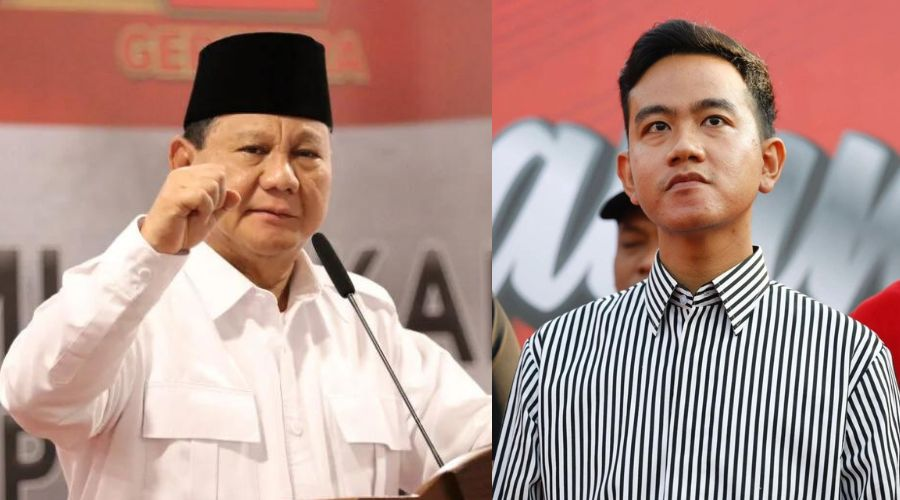
#> input picture 02.jpg, 900 x 500 px
$ python pendeteksi_wajah.py
#> lines starting #> are read from the running program, lines starting #| are printed output that depends on the picture; after the words box and inside, x2 and y2 are one past the last pixel; in counts of white or black regions, pixels touching at a corner belong together
import cv2

img = cv2.imread('02.jpg')
#> img is the input picture: shape (500, 900, 3); mean B, G, R 137.6, 144.6, 176.3

face = cv2.CascadeClassifier('face-detect.xml')

gray = cv2.cvtColor(img, cv2.COLOR_BGR2GRAY)
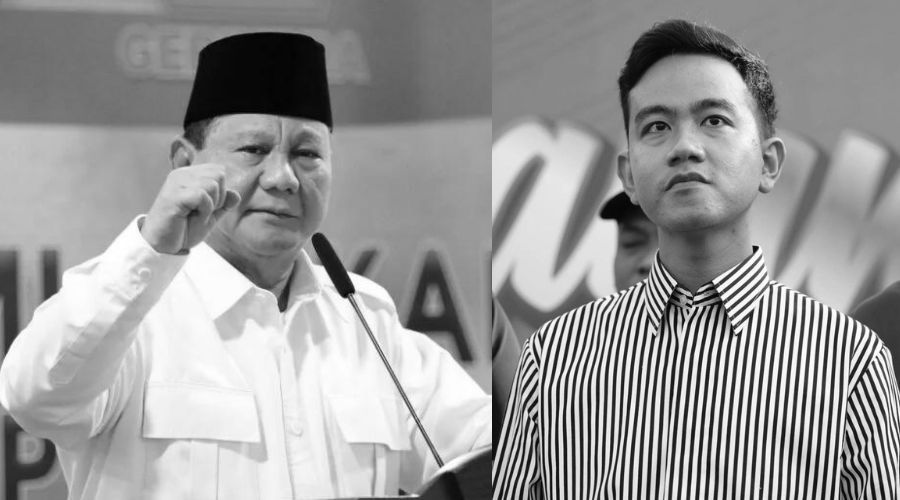
#> gray: shape (500, 900); min 0, max 255, mean 153.3

wajah = face.detectMultiScale(gray, 1.3, 5)
#> wajah = [[605, 57, 160, 160], [200, 91, 157, 157]]
for (x,y,w,h) in wajah:
    cv2.rectangle(img, (x,y), (x+w, y+h), (0,255,0), 2)

    cv_warna = img[y:y+h, x:x+w]
    cv_gray = gray[y:y+h, x:x+w]
#> this loop made 2 passes
#> pass 1, `cv_warna = img[y:y+h, x:x+w]`:
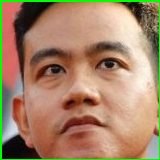
#> cv_warna: shape (160, 160, 3); mean B, G, R 103.2, 132.4, 165.4
#> pass 1, `cv_gray = gray[y:y+h, x:x+w]`:
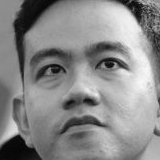
#> cv_gray: shape (160, 160); min 3, max 248, mean 137.4
#> pass 2, `cv_warna = img[y:y+h, x:x+w]`:
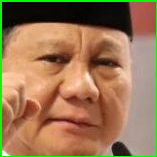
#> cv_warna: shape (157, 157, 3); mean B, G, R 84.1, 118.6, 153.9
#> pass 2, `cv_gray = gray[y:y+h, x:x+w]`:
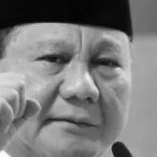
#> cv_gray: shape (157, 157); min 1, max 253, mean 123
#> after the loop:
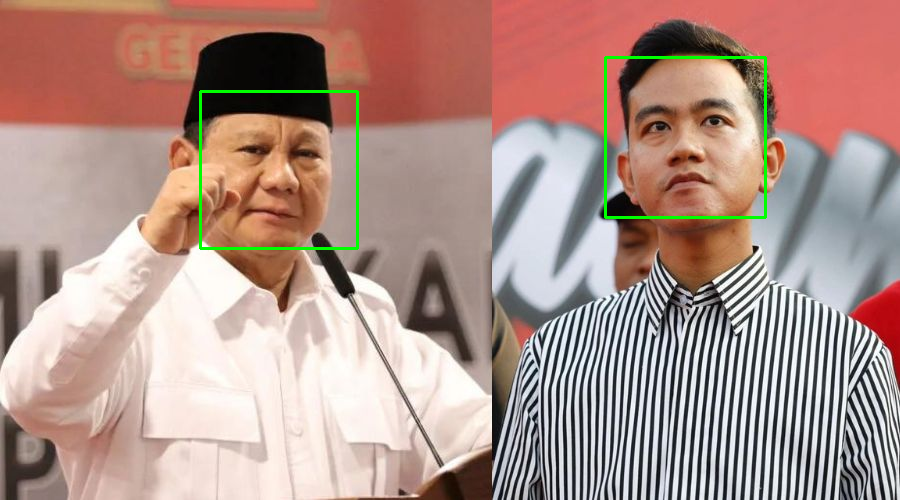
#> img: shape (500, 900, 3); 0.84% of pixels changed, all inside (x1, y1, x2, y2) = (199, 56, 767, 250)

cv2.imshow('Foto Hasil', img)
cv2.waitKey(0)
cv2.destroyAllWindows()
